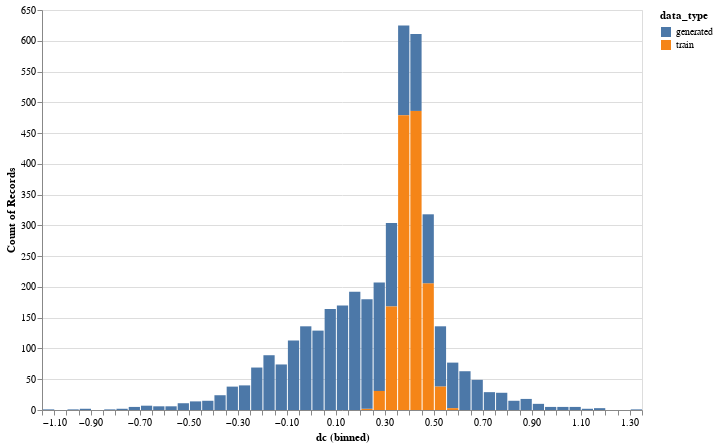

Notebook source saved alongside this figure:
### Code cell
# Plot distribution plot using altaire
alt.Chart(combined_df.sample(4000)).mark_bar().encode(
    alt.X('dc', bin=alt.Bin(maxbins=100)),
    y='count()',
    color='data_type'
).properties(
    width=600,
    height=400
).interactive()

### Figure 1 — Vega-Lite specification as saved in the notebook (floating-point values rounded to 4 significant figures; data arrays with more than 128 entries replaced by an {"elided": "..."} marker saying what was removed)
{"config": {"view": {"continuousWidth": 400, "continuousHeight": 300}}, "data": {"name": "data-9f0f60f6da17ab013f2d03b910c51ff5"}, "mark": "bar", "encoding": {"color": {"field": "data_type", "type": "nominal"}, "x": {"bin": {"maxbins": 100}, "field": "dc", "type": "quantitative"}, "y": {"aggregate": "count", "type": "quantitative"}}, "height": 400, "selection": {"selector017": {"type": "interval", "bind": "scales", "encodings": ["x", "y"]}}, "width": 600, "$schema": "https://vega.github.io/schema/vega-lite/v4.17.0.json", "datasets": {"data-9f0f60f6da17ab013f2d03b910c51ff5": {"elided": "4000 records"}}}
